Frame 1 (no input): blank canvas, image omitted
Frame 60 (the mouse pressed at the canvas centre just before this capture): blank canvas, image omitted
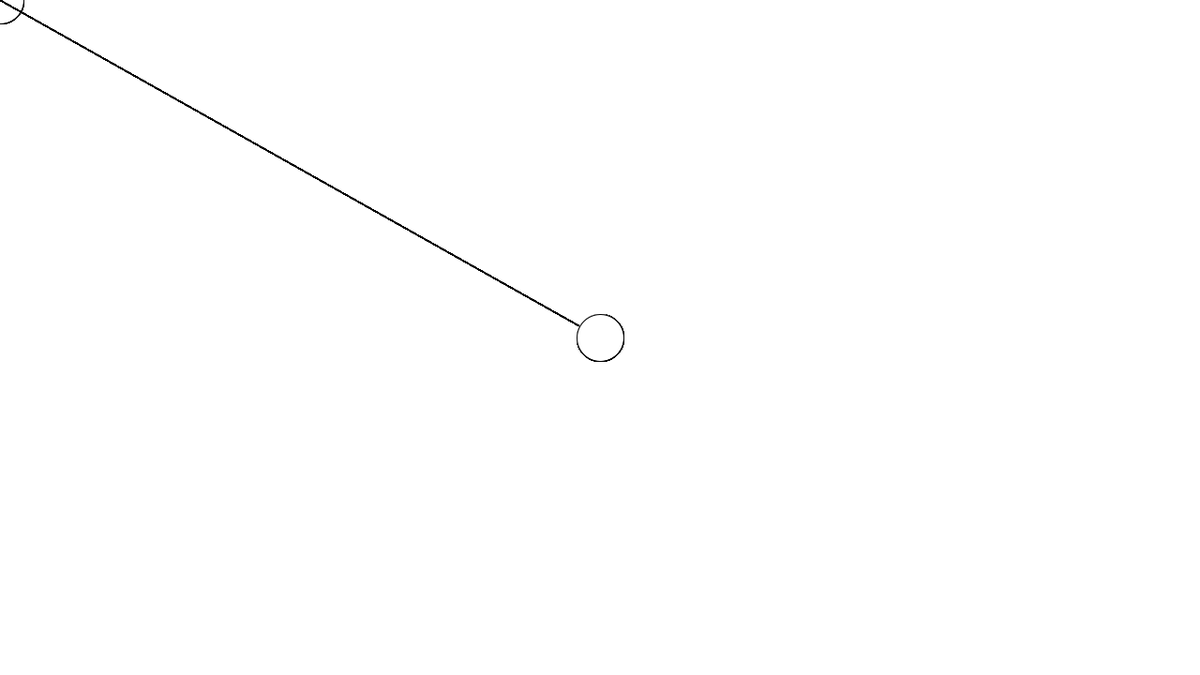
Frame 120 (the mouse held since frame 60 and released just before this capture)

The Processing sketch whose frames 1 and 60 were blank and that drew this single picture after the mouse press (run headless with seeded random() and noise(); from frame 60 on, the mouse is pressed at the canvas centre):

// Processing sketch: sketch_week03_01_91317
// ── sketch_week03_01_91317.pde
//STATIC VS DYNAMIC

//the code in setup block runs once.
void setup() {
  size(1280,720);
  background(255);
}

//the code in draw block run repeatedly.

void draw() {
  line(0,0,mouseX,mouseY);
  ellipse(mouseX,mouseY,50,50);
}
